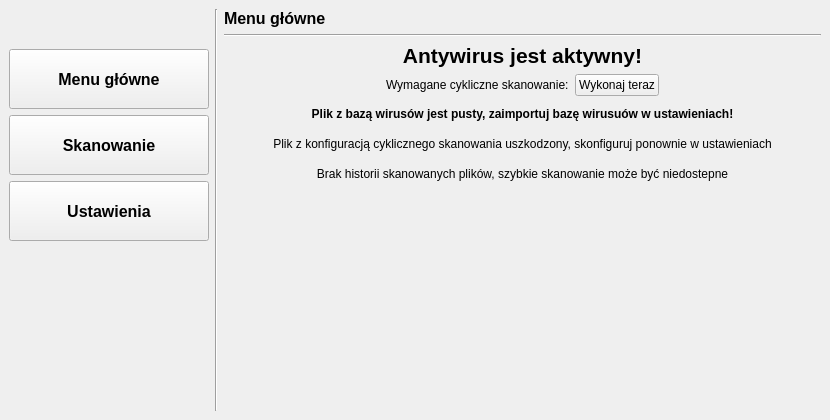
<?xml version="1.0" encoding="UTF-8"?>
<ui version="4.0">
 <class>MainWindow</class>
 <widget class="QMainWindow" name="MainWindow">
  <property name="geometry">
   <rect>
    <x>0</x>
    <y>0</y>
    <width>830</width>
    <height>420</height>
   </rect>
  </property>
  <property name="minimumSize">
   <size>
    <width>830</width>
    <height>420</height>
   </size>
  </property>
  <property name="windowTitle">
   <string>Antywirus</string>
  </property>
  <property name="autoFillBackground">
   <bool>false</bool>
  </property>
  <widget class="QWidget" name="centralwidget">
   <layout class="QHBoxLayout" name="horizontalLayout_13">
    <item>
     <layout class="QVBoxLayout" name="verticalLayout_5">
      <item>
       <spacer name="verticalSpacer">
        <property name="orientation">
         <enum>Qt::Vertical</enum>
        </property>
        <property name="sizeType">
         <enum>QSizePolicy::Fixed</enum>
        </property>
        <property name="sizeHint" stdset="0">
         <size>
          <width>20</width>
          <height>40</height>
         </size>
        </property>
       </spacer>
      </item>
      <item>
       <widget class="QPushButton" name="home_menu_button">
        <property name="minimumSize">
         <size>
          <width>200</width>
          <height>60</height>
         </size>
        </property>
        <property name="font">
         <font>
          <pointsize>12</pointsize>
          <bold>true</bold>
         </font>
        </property>
        <property name="text">
         <string>Menu główne</string>
        </property>
       </widget>
      </item>
      <item>
       <widget class="QPushButton" name="scan_menu_button">
        <property name="minimumSize">
         <size>
          <width>0</width>
          <height>60</height>
         </size>
        </property>
        <property name="font">
         <font>
          <pointsize>12</pointsize>
          <bold>true</bold>
         </font>
        </property>
        <property name="text">
         <string>Skanowanie</string>
        </property>
       </widget>
      </item>
      <item>
       <widget class="QPushButton" name="settings_menu_button">
        <property name="minimumSize">
         <size>
          <width>0</width>
          <height>60</height>
         </size>
        </property>
        <property name="font">
         <font>
          <pointsize>12</pointsize>
          <bold>true</bold>
         </font>
        </property>
        <property name="mouseTracking">
         <bool>false</bool>
        </property>
        <property name="text">
         <string>Ustawienia</string>
        </property>
       </widget>
      </item>
      <item>
       <spacer name="verticalSpacer_2">
        <property name="orientation">
         <enum>Qt::Vertical</enum>
        </property>
        <property name="sizeHint" stdset="0">
         <size>
          <width>20</width>
          <height>40</height>
         </size>
        </property>
       </spacer>
      </item>
     </layout>
    </item>
    <item>
     <widget class="Line" name="line">
      <property name="orientation">
       <enum>Qt::Vertical</enum>
      </property>
     </widget>
    </item>
    <item>
     <widget class="QStackedWidget" name="pages">
      <property name="minimumSize">
       <size>
        <width>0</width>
        <height>400</height>
       </size>
      </property>
      <property name="cursor">
       <cursorShape>ArrowCursor</cursorShape>
      </property>
      <property name="currentIndex">
       <number>0</number>
      </property>
      <widget class="QWidget" name="home">
       <layout class="QVBoxLayout" name="verticalLayout_7">
        <property name="leftMargin">
         <number>0</number>
        </property>
        <property name="topMargin">
         <number>0</number>
        </property>
        <property name="rightMargin">
         <number>0</number>
        </property>
        <property name="bottomMargin">
         <number>0</number>
        </property>
        <item>
         <widget class="QLabel" name="home_title">
          <property name="font">
           <font>
            <pointsize>12</pointsize>
            <bold>true</bold>
           </font>
          </property>
          <property name="text">
           <string>Menu główne</string>
          </property>
         </widget>
        </item>
        <item>
         <widget class="Line" name="line_4">
          <property name="orientation">
           <enum>Qt::Horizontal</enum>
          </property>
         </widget>
        </item>
        <item>
         <widget class="QLabel" name="label_4">
          <property name="font">
           <font>
            <pointsize>16</pointsize>
            <bold>true</bold>
           </font>
          </property>
          <property name="text">
           <string>Antywirus jest aktywny!</string>
          </property>
          <property name="alignment">
           <set>Qt::AlignCenter</set>
          </property>
         </widget>
        </item>
        <item>
         <widget class="QWidget" name="cyclic_scan_notification" native="true">
          <layout class="QVBoxLayout" name="verticalLayout_8">
           <property name="leftMargin">
            <number>0</number>
           </property>
           <property name="topMargin">
            <number>0</number>
           </property>
           <property name="rightMargin">
            <number>0</number>
           </property>
           <property name="bottomMargin">
            <number>0</number>
           </property>
           <item>
            <layout class="QHBoxLayout" name="horizontalLayout_11">
             <item>
              <spacer name="horizontalSpacer_12">
               <property name="orientation">
                <enum>Qt::Horizontal</enum>
               </property>
               <property name="sizeHint" stdset="0">
                <size>
                 <width>40</width>
                 <height>20</height>
                </size>
               </property>
              </spacer>
             </item>
             <item>
              <widget class="QLabel" name="label_5">
               <property name="palette">
                <palette>
                 <active>
                  <colorrole role="WindowText">
                   <brush brushstyle="SolidPattern">
                    <color alpha="255">
                     <red>184</red>
                     <green>134</green>
                     <blue>11</blue>
                    </color>
                   </brush>
                  </colorrole>
                 </active>
                 <inactive>
                  <colorrole role="WindowText">
                   <brush brushstyle="SolidPattern">
                    <color alpha="255">
                     <red>0</red>
                     <green>0</green>
                     <blue>0</blue>
                    </color>
                   </brush>
                  </colorrole>
                 </inactive>
                 <disabled>
                  <colorrole role="WindowText">
                   <brush brushstyle="SolidPattern">
                    <color alpha="255">
                     <red>120</red>
                     <green>120</green>
                     <blue>120</blue>
                    </color>
                   </brush>
                  </colorrole>
                 </disabled>
                </palette>
               </property>
               <property name="text">
                <string>Wymagane cykliczne skanowanie:</string>
               </property>
              </widget>
             </item>
             <item>
              <widget class="QPushButton" name="cyclic_scan_button">
               <property name="maximumSize">
                <size>
                 <width>16777215</width>
                 <height>16777215</height>
                </size>
               </property>
               <property name="text">
                <string>Wykonaj teraz</string>
               </property>
              </widget>
             </item>
             <item>
              <spacer name="horizontalSpacer_11">
               <property name="orientation">
                <enum>Qt::Horizontal</enum>
               </property>
               <property name="sizeHint" stdset="0">
                <size>
                 <width>40</width>
                 <height>20</height>
                </size>
               </property>
              </spacer>
             </item>
            </layout>
           </item>
          </layout>
         </widget>
        </item>
        <item>
         <widget class="QLabel" name="no_threats_notification">
          <property name="sizePolicy">
           <sizepolicy hsizetype="Expanding" vsizetype="Preferred">
            <horstretch>0</horstretch>
            <verstretch>0</verstretch>
           </sizepolicy>
          </property>
          <property name="minimumSize">
           <size>
            <width>0</width>
            <height>24</height>
           </size>
          </property>
          <property name="palette">
           <palette>
            <active>
             <colorrole role="WindowText">
              <brush brushstyle="SolidPattern">
               <color alpha="255">
                <red>255</red>
                <green>0</green>
                <blue>0</blue>
               </color>
              </brush>
             </colorrole>
            </active>
            <inactive>
             <colorrole role="WindowText">
              <brush brushstyle="SolidPattern">
               <color alpha="255">
                <red>0</red>
                <green>0</green>
                <blue>0</blue>
               </color>
              </brush>
             </colorrole>
            </inactive>
            <disabled>
             <colorrole role="WindowText">
              <brush brushstyle="SolidPattern">
               <color alpha="255">
                <red>120</red>
                <green>120</green>
                <blue>120</blue>
               </color>
              </brush>
             </colorrole>
            </disabled>
           </palette>
          </property>
          <property name="font">
           <font>
            <bold>true</bold>
           </font>
          </property>
          <property name="text">
           <string>Plik z bazą wirusów jest pusty, zaimportuj bazę wirusuów w ustawieniach!</string>
          </property>
          <property name="scaledContents">
           <bool>true</bool>
          </property>
          <property name="alignment">
           <set>Qt::AlignCenter</set>
          </property>
         </widget>
        </item>
        <item>
         <widget class="QLabel" name="cyclic_scan_settings_notification">
          <property name="sizePolicy">
           <sizepolicy hsizetype="Expanding" vsizetype="Preferred">
            <horstretch>0</horstretch>
            <verstretch>0</verstretch>
           </sizepolicy>
          </property>
          <property name="minimumSize">
           <size>
            <width>0</width>
            <height>24</height>
           </size>
          </property>
          <property name="palette">
           <palette>
            <active>
             <colorrole role="WindowText">
              <brush brushstyle="SolidPattern">
               <color alpha="255">
                <red>184</red>
                <green>134</green>
                <blue>11</blue>
               </color>
              </brush>
             </colorrole>
            </active>
            <inactive>
             <colorrole role="WindowText">
              <brush brushstyle="SolidPattern">
               <color alpha="255">
                <red>0</red>
                <green>0</green>
                <blue>0</blue>
               </color>
              </brush>
             </colorrole>
            </inactive>
            <disabled>
             <colorrole role="WindowText">
              <brush brushstyle="SolidPattern">
               <color alpha="255">
                <red>120</red>
                <green>120</green>
                <blue>120</blue>
               </color>
              </brush>
             </colorrole>
            </disabled>
           </palette>
          </property>
          <property name="text">
           <string>Plik z konfiguracją cyklicznego skanowania uszkodzony, skonfiguruj ponownie w ustawieniach</string>
          </property>
          <property name="alignment">
           <set>Qt::AlignCenter</set>
          </property>
         </widget>
        </item>
        <item>
         <widget class="QLabel" name="no_file_index_notification">
          <property name="sizePolicy">
           <sizepolicy hsizetype="Expanding" vsizetype="Preferred">
            <horstretch>0</horstretch>
            <verstretch>0</verstretch>
           </sizepolicy>
          </property>
          <property name="minimumSize">
           <size>
            <width>0</width>
            <height>24</height>
           </size>
          </property>
          <property name="palette">
           <palette>
            <active>
             <colorrole role="WindowText">
              <brush brushstyle="SolidPattern">
               <color alpha="255">
                <red>184</red>
                <green>134</green>
                <blue>11</blue>
               </color>
              </brush>
             </colorrole>
            </active>
            <inactive>
             <colorrole role="WindowText">
              <brush brushstyle="SolidPattern">
               <color alpha="255">
                <red>0</red>
                <green>0</green>
                <blue>0</blue>
               </color>
              </brush>
             </colorrole>
            </inactive>
            <disabled>
             <colorrole role="WindowText">
              <brush brushstyle="SolidPattern">
               <color alpha="255">
                <red>120</red>
                <green>120</green>
                <blue>120</blue>
               </color>
              </brush>
             </colorrole>
            </disabled>
           </palette>
          </property>
          <property name="text">
           <string>Brak historii skanowanych plików, szybkie skanowanie może być niedostepne</string>
          </property>
          <property name="alignment">
           <set>Qt::AlignCenter</set>
          </property>
         </widget>
        </item>
        <item>
         <spacer name="verticalSpacer_5">
          <property name="orientation">
           <enum>Qt::Vertical</enum>
          </property>
          <property name="sizeHint" stdset="0">
           <size>
            <width>20</width>
            <height>40</height>
           </size>
          </property>
         </spacer>
        </item>
       </layout>
      </widget>
      <widget class="QWidget" name="settings">
       <layout class="QVBoxLayout" name="verticalLayout">
        <property name="leftMargin">
         <number>0</number>
        </property>
        <property name="topMargin">
         <number>0</number>
        </property>
        <property name="rightMargin">
         <number>0</number>
        </property>
        <property name="bottomMargin">
         <number>0</number>
        </property>
        <item>
         <widget class="QLabel" name="home_title_2">
          <property name="font">
           <font>
            <pointsize>12</pointsize>
            <bold>true</bold>
           </font>
          </property>
          <property name="text">
           <string>Ustawienia</string>
          </property>
         </widget>
        </item>
        <item>
         <widget class="Line" name="line_3">
          <property name="orientation">
           <enum>Qt::Horizontal</enum>
          </property>
         </widget>
        </item>
        <item>
         <widget class="QScrollArea" name="scrollArea">
          <property name="frameShape">
           <enum>QFrame::NoFrame</enum>
          </property>
          <property name="verticalScrollBarPolicy">
           <enum>Qt::ScrollBarAlwaysOn</enum>
          </property>
          <property name="horizontalScrollBarPolicy">
           <enum>Qt::ScrollBarAsNeeded</enum>
          </property>
          <property name="widgetResizable">
           <bool>true</bool>
          </property>
          <widget class="QWidget" name="scrollAreaWidgetContents">
           <property name="geometry">
            <rect>
             <x>0</x>
             <y>0</y>
             <width>464</width>
             <height>413</height>
            </rect>
           </property>
           <layout class="QVBoxLayout" name="verticalLayout_4">
            <property name="leftMargin">
             <number>0</number>
            </property>
            <property name="topMargin">
             <number>0</number>
            </property>
            <property name="rightMargin">
             <number>6</number>
            </property>
            <property name="bottomMargin">
             <number>0</number>
            </property>
            <item>
             <widget class="QLabel" name="label">
              <property name="font">
               <font>
                <pointsize>12</pointsize>
               </font>
              </property>
              <property name="text">
               <string>Cykliczne skanowanie:</string>
              </property>
             </widget>
            </item>
            <item>
             <layout class="QHBoxLayout" name="horizontalLayout_10">
              <item>
               <widget class="QLabel" name="label_2">
                <property name="minimumSize">
                 <size>
                  <width>110</width>
                  <height>0</height>
                 </size>
                </property>
                <property name="text">
                 <string>Częstotliwość skanowania:</string>
                </property>
               </widget>
              </item>
              <item>
               <widget class="QComboBox" name="scan_frequency">
                <property name="minimumSize">
                 <size>
                  <width>120</width>
                  <height>0</height>
                 </size>
                </property>
               </widget>
              </item>
              <item>
               <spacer name="horizontalSpacer_9">
                <property name="orientation">
                 <enum>Qt::Horizontal</enum>
                </property>
                <property name="sizeHint" stdset="0">
                 <size>
                  <width>40</width>
                  <height>20</height>
                 </size>
                </property>
               </spacer>
              </item>
             </layout>
            </item>
            <item>
             <widget class="QWidget" name="cyclic_scan_settings" native="true">
              <layout class="QVBoxLayout" name="verticalLayout_6">
               <property name="spacing">
                <number>6</number>
               </property>
               <property name="leftMargin">
                <number>0</number>
               </property>
               <property name="topMargin">
                <number>0</number>
               </property>
               <property name="rightMargin">
                <number>0</number>
               </property>
               <property name="bottomMargin">
                <number>0</number>
               </property>
               <item>
                <widget class="QCheckBox" name="cyclic_fast_scan">
                 <property name="text">
                  <string>Szybkie skanowanie</string>
                 </property>
                </widget>
               </item>
               <item>
                <widget class="QLabel" name="label_3">
                 <property name="text">
                  <string>Katalogi i pliki, które mają być skanowane:</string>
                 </property>
                </widget>
               </item>
               <item>
                <widget class="QListWidget" name="cyclic_scan_paths">
                 <property name="sizePolicy">
                  <sizepolicy hsizetype="Expanding" vsizetype="Fixed">
                   <horstretch>0</horstretch>
                   <verstretch>0</verstretch>
                  </sizepolicy>
                 </property>
                 <property name="frameShape">
                  <enum>QFrame::NoFrame</enum>
                 </property>
                 <property name="editTriggers">
                  <set>QAbstractItemView::NoEditTriggers</set>
                 </property>
                </widget>
               </item>
               <item>
                <layout class="QHBoxLayout" name="horizontalLayout_5">
                 <item>
                  <widget class="QPushButton" name="add_path_cyclic">
                   <property name="text">
                    <string>Dodaj katalog/plik</string>
                   </property>
                  </widget>
                 </item>
                 <item>
                  <widget class="QPushButton" name="delete_path_cyclic">
                   <property name="text">
                    <string>Usuń katalog/plik</string>
                   </property>
                  </widget>
                 </item>
                </layout>
               </item>
              </layout>
             </widget>
            </item>
            <item>
             <widget class="QLabel" name="label_6">
              <property name="minimumSize">
               <size>
                <width>0</width>
                <height>40</height>
               </size>
              </property>
              <property name="font">
               <font>
                <pointsize>12</pointsize>
               </font>
              </property>
              <property name="text">
               <string>Baza wirusów:</string>
              </property>
              <property name="alignment">
               <set>Qt::AlignBottom|Qt::AlignLeading|Qt::AlignLeft</set>
              </property>
             </widget>
            </item>
            <item>
             <layout class="QHBoxLayout" name="horizontalLayout_12">
              <item>
               <widget class="QPushButton" name="load_threat_index">
                <property name="sizePolicy">
                 <sizepolicy hsizetype="Fixed" vsizetype="Fixed">
                  <horstretch>0</horstretch>
                  <verstretch>0</verstretch>
                 </sizepolicy>
                </property>
                <property name="text">
                 <string>Załaduj bazę wirusów</string>
                </property>
               </widget>
              </item>
              <item>
               <widget class="QLabel" name="load_threats_succes">
                <property name="palette">
                 <palette>
                  <active>
                   <colorrole role="WindowText">
                    <brush brushstyle="SolidPattern">
                     <color alpha="255">
                      <red>0</red>
                      <green>100</green>
                      <blue>0</blue>
                     </color>
                    </brush>
                   </colorrole>
                  </active>
                  <inactive>
                   <colorrole role="WindowText">
                    <brush brushstyle="SolidPattern">
                     <color alpha="255">
                      <red>0</red>
                      <green>0</green>
                      <blue>0</blue>
                     </color>
                    </brush>
                   </colorrole>
                  </inactive>
                  <disabled>
                   <colorrole role="WindowText">
                    <brush brushstyle="SolidPattern">
                     <color alpha="255">
                      <red>120</red>
                      <green>120</green>
                      <blue>120</blue>
                     </color>
                    </brush>
                   </colorrole>
                  </disabled>
                 </palette>
                </property>
                <property name="text">
                 <string>Pomyślnie załadowano bazę wirusów</string>
                </property>
               </widget>
              </item>
              <item>
               <widget class="QLabel" name="load_threats_failed">
                <property name="palette">
                 <palette>
                  <active>
                   <colorrole role="WindowText">
                    <brush brushstyle="SolidPattern">
                     <color alpha="255">
                      <red>255</red>
                      <green>0</green>
                      <blue>0</blue>
                     </color>
                    </brush>
                   </colorrole>
                  </active>
                  <inactive>
                   <colorrole role="WindowText">
                    <brush brushstyle="SolidPattern">
                     <color alpha="255">
                      <red>0</red>
                      <green>0</green>
                      <blue>0</blue>
                     </color>
                    </brush>
                   </colorrole>
                  </inactive>
                  <disabled>
                   <colorrole role="WindowText">
                    <brush brushstyle="SolidPattern">
                     <color alpha="255">
                      <red>120</red>
                      <green>120</green>
                      <blue>120</blue>
                     </color>
                    </brush>
                   </colorrole>
                  </disabled>
                 </palette>
                </property>
                <property name="text">
                 <string>Plik jest nieprawidłowy</string>
                </property>
               </widget>
              </item>
              <item>
               <spacer name="horizontalSpacer_13">
                <property name="orientation">
                 <enum>Qt::Horizontal</enum>
                </property>
                <property name="sizeHint" stdset="0">
                 <size>
                  <width>40</width>
                  <height>20</height>
                 </size>
                </property>
               </spacer>
              </item>
             </layout>
            </item>
            <item>
             <spacer name="verticalSpacer_4">
              <property name="orientation">
               <enum>Qt::Vertical</enum>
              </property>
              <property name="sizeHint" stdset="0">
               <size>
                <width>20</width>
                <height>40</height>
               </size>
              </property>
             </spacer>
            </item>
           </layout>
          </widget>
         </widget>
        </item>
        <item>
         <layout class="QHBoxLayout" name="horizontalLayout">
          <item>
           <spacer name="horizontalSpacer_10">
            <property name="orientation">
             <enum>Qt::Horizontal</enum>
            </property>
            <property name="sizeHint" stdset="0">
             <size>
              <width>40</width>
              <height>20</height>
             </size>
            </property>
           </spacer>
          </item>
          <item>
           <widget class="QPushButton" name="cancel_settings_button">
            <property name="text">
             <string>Anuluj</string>
            </property>
           </widget>
          </item>
          <item>
           <widget class="QPushButton" name="save_settings_button">
            <property name="text">
             <string>Zapisz</string>
            </property>
           </widget>
          </item>
         </layout>
        </item>
       </layout>
      </widget>
      <widget class="QWidget" name="scan">
       <property name="toolTipDuration">
        <number>-2</number>
       </property>
       <layout class="QVBoxLayout" name="verticalLayout_3">
        <property name="leftMargin">
         <number>0</number>
        </property>
        <property name="topMargin">
         <number>0</number>
        </property>
        <property name="rightMargin">
         <number>0</number>
        </property>
        <property name="bottomMargin">
         <number>0</number>
        </property>
        <item>
         <widget class="QLabel" name="scan_title">
          <property name="sizePolicy">
           <sizepolicy hsizetype="Preferred" vsizetype="Fixed">
            <horstretch>0</horstretch>
            <verstretch>0</verstretch>
           </sizepolicy>
          </property>
          <property name="font">
           <font>
            <pointsize>12</pointsize>
            <bold>true</bold>
           </font>
          </property>
          <property name="text">
           <string>Skanowanie</string>
          </property>
         </widget>
        </item>
        <item>
         <widget class="Line" name="line_2">
          <property name="orientation">
           <enum>Qt::Horizontal</enum>
          </property>
         </widget>
        </item>
        <item>
         <layout class="QHBoxLayout" name="horizontalLayout_7">
          <item>
           <widget class="QLineEdit" name="path">
            <property name="sizePolicy">
             <sizepolicy hsizetype="MinimumExpanding" vsizetype="Fixed">
              <horstretch>0</horstretch>
              <verstretch>0</verstretch>
             </sizepolicy>
            </property>
            <property name="minimumSize">
             <size>
              <width>300</width>
              <height>0</height>
             </size>
            </property>
            <property name="inputMask">
             <string/>
            </property>
            <property name="text">
             <string/>
            </property>
            <property name="placeholderText">
             <string>Podaj scieżkę pliku/katalogu do przeskanowania</string>
            </property>
           </widget>
          </item>
          <item>
           <widget class="QToolButton" name="path_button">
            <property name="text">
             <string>...</string>
            </property>
           </widget>
          </item>
          <item>
           <spacer name="horizontalSpacer_5">
            <property name="orientation">
             <enum>Qt::Horizontal</enum>
            </property>
            <property name="sizeType">
             <enum>QSizePolicy::Fixed</enum>
            </property>
            <property name="sizeHint" stdset="0">
             <size>
              <width>60</width>
              <height>20</height>
             </size>
            </property>
           </spacer>
          </item>
          <item>
           <widget class="QPushButton" name="scan_button">
            <property name="sizePolicy">
             <sizepolicy hsizetype="Fixed" vsizetype="Fixed">
              <horstretch>0</horstretch>
              <verstretch>0</verstretch>
             </sizepolicy>
            </property>
            <property name="text">
             <string>Skanuj</string>
            </property>
           </widget>
          </item>
          <item>
           <spacer name="horizontalSpacer_8">
            <property name="orientation">
             <enum>Qt::Horizontal</enum>
            </property>
            <property name="sizeType">
             <enum>QSizePolicy::Fixed</enum>
            </property>
            <property name="sizeHint" stdset="0">
             <size>
              <width>3</width>
              <height>20</height>
             </size>
            </property>
           </spacer>
          </item>
         </layout>
        </item>
        <item>
         <layout class="QHBoxLayout" name="horizontalLayout_8">
          <item>
           <widget class="QLabel" name="incorrect_path_label">
            <property name="enabled">
             <bool>true</bool>
            </property>
            <property name="styleSheet">
             <string notr="true">QLabel {color : red; }</string>
            </property>
            <property name="text">
             <string>Ścieżka jest nieprawidłowa, spróbuj ponownie</string>
            </property>
           </widget>
          </item>
          <item>
           <spacer name="horizontalSpacer_6">
            <property name="orientation">
             <enum>Qt::Horizontal</enum>
            </property>
            <property name="sizeHint" stdset="0">
             <size>
              <width>40</width>
              <height>20</height>
             </size>
            </property>
           </spacer>
          </item>
          <item>
           <widget class="QCheckBox" name="fast_scan">
            <property name="text">
             <string>Szybki skan</string>
            </property>
           </widget>
          </item>
          <item>
           <spacer name="horizontalSpacer_7">
            <property name="orientation">
             <enum>Qt::Horizontal</enum>
            </property>
            <property name="sizeType">
             <enum>QSizePolicy::Fixed</enum>
            </property>
            <property name="sizeHint" stdset="0">
             <size>
              <width>3</width>
              <height>20</height>
             </size>
            </property>
           </spacer>
          </item>
         </layout>
        </item>
        <item>
         <layout class="QHBoxLayout" name="horizontalLayout_9">
          <item>
           <widget class="QWidget" name="scanning_widget" native="true">
            <property name="enabled">
             <bool>true</bool>
            </property>
            <property name="sizePolicy">
             <sizepolicy hsizetype="Preferred" vsizetype="Expanding">
              <horstretch>0</horstretch>
              <verstretch>0</verstretch>
             </sizepolicy>
            </property>
            <property name="acceptDrops">
             <bool>false</bool>
            </property>
            <layout class="QVBoxLayout" name="verticalLayout_2">
             <property name="leftMargin">
              <number>0</number>
             </property>
             <property name="topMargin">
              <number>0</number>
             </property>
             <property name="rightMargin">
              <number>0</number>
             </property>
             <property name="bottomMargin">
              <number>0</number>
             </property>
             <item>
              <layout class="QHBoxLayout" name="horizontalLayout_6">
               <item>
                <widget class="QLabel" name="title_scanning">
                 <property name="font">
                  <font>
                   <pointsize>12</pointsize>
                   <bold>false</bold>
                  </font>
                 </property>
                 <property name="text">
                  <string>Trwa skanowanie</string>
                 </property>
                </widget>
               </item>
               <item>
                <spacer name="horizontalSpacer_4">
                 <property name="orientation">
                  <enum>Qt::Horizontal</enum>
                 </property>
                 <property name="sizeHint" stdset="0">
                  <size>
                   <width>40</width>
                   <height>20</height>
                  </size>
                 </property>
                </spacer>
               </item>
               <item>
                <widget class="QPushButton" name="cancel_button">
                 <property name="text">
                  <string>Anuluj</string>
                 </property>
                </widget>
               </item>
              </layout>
             </item>
             <item>
              <layout class="QHBoxLayout" name="horizontalLayout_2">
               <item>
                <widget class="QLabel" name="scanned_title">
                 <property name="text">
                  <string>Przeskanowane obiekty:</string>
                 </property>
                </widget>
               </item>
               <item>
                <widget class="QLabel" name="scanned_num">
                 <property name="text">
                  <string>0</string>
                 </property>
                </widget>
               </item>
               <item>
                <spacer name="horizontalSpacer">
                 <property name="orientation">
                  <enum>Qt::Horizontal</enum>
                 </property>
                 <property name="sizeHint" stdset="0">
                  <size>
                   <width>40</width>
                   <height>20</height>
                  </size>
                 </property>
                </spacer>
               </item>
              </layout>
             </item>
             <item>
              <layout class="QHBoxLayout" name="horizontalLayout_3">
               <item>
                <widget class="QLabel" name="duration_title">
                 <property name="text">
                  <string>Czas trwania:</string>
                 </property>
                </widget>
               </item>
               <item>
                <widget class="QLabel" name="duration">
                 <property name="text">
                  <string>00:00:00</string>
                 </property>
                </widget>
               </item>
               <item>
                <spacer name="horizontalSpacer_2">
                 <property name="orientation">
                  <enum>Qt::Horizontal</enum>
                 </property>
                 <property name="sizeHint" stdset="0">
                  <size>
                   <width>40</width>
                   <height>20</height>
                  </size>
                 </property>
                </spacer>
               </item>
              </layout>
             </item>
             <item>
              <layout class="QHBoxLayout" name="horizontalLayout_4">
               <item>
                <widget class="QLabel" name="threats_title">
                 <property name="text">
                  <string>Wykrytych zagrożeń:</string>
                 </property>
                </widget>
               </item>
               <item>
                <widget class="QLabel" name="threats_num">
                 <property name="text">
                  <string>0</string>
                 </property>
                </widget>
               </item>
               <item>
                <spacer name="horizontalSpacer_3">
                 <property name="orientation">
                  <enum>Qt::Horizontal</enum>
                 </property>
                 <property name="sizeHint" stdset="0">
                  <size>
                   <width>40</width>
                   <height>20</height>
                  </size>
                 </property>
                </spacer>
               </item>
              </layout>
             </item>
             <item>
              <widget class="QLabel" name="scanning_path">
               <property name="sizePolicy">
                <sizepolicy hsizetype="Expanding" vsizetype="Fixed">
                 <horstretch>0</horstretch>
                 <verstretch>0</verstretch>
                </sizepolicy>
               </property>
               <property name="minimumSize">
                <size>
                 <width>0</width>
                 <height>60</height>
                </size>
               </property>
               <property name="maximumSize">
                <size>
                 <width>16777215</width>
                 <height>16777215</height>
                </size>
               </property>
               <property name="text">
                <string/>
               </property>
              </widget>
             </item>
             <item>
              <widget class="QLabel" name="log_title">
               <property name="sizePolicy">
                <sizepolicy hsizetype="Expanding" vsizetype="Fixed">
                 <horstretch>0</horstretch>
                 <verstretch>0</verstretch>
                </sizepolicy>
               </property>
               <property name="text">
                <string>Dziennik skanowania:</string>
               </property>
              </widget>
             </item>
             <item>
              <widget class="QListWidget" name="log_list">
               <property name="sizePolicy">
                <sizepolicy hsizetype="Expanding" vsizetype="Expanding">
                 <horstretch>0</horstretch>
                 <verstretch>0</verstretch>
                </sizepolicy>
               </property>
               <property name="font">
                <font>
                 <kerning>true</kerning>
                </font>
               </property>
               <property name="frameShape">
                <enum>QFrame::NoFrame</enum>
               </property>
               <property name="frameShadow">
                <enum>QFrame::Sunken</enum>
               </property>
               <property name="midLineWidth">
                <number>0</number>
               </property>
               <property name="horizontalScrollBarPolicy">
                <enum>Qt::ScrollBarAsNeeded</enum>
               </property>
               <property name="sizeAdjustPolicy">
                <enum>QAbstractScrollArea::AdjustToContents</enum>
               </property>
               <property name="autoScroll">
                <bool>true</bool>
               </property>
               <property name="showDropIndicator" stdset="0">
                <bool>true</bool>
               </property>
               <property name="isWrapping" stdset="0">
                <bool>false</bool>
               </property>
               <property name="layoutMode">
                <enum>QListView::SinglePass</enum>
               </property>
              </widget>
             </item>
            </layout>
           </widget>
          </item>
          <item>
           <spacer name="verticalSpacer_3">
            <property name="orientation">
             <enum>Qt::Vertical</enum>
            </property>
            <property name="sizeType">
             <enum>QSizePolicy::Expanding</enum>
            </property>
            <property name="sizeHint" stdset="0">
             <size>
              <width>3</width>
              <height>40</height>
             </size>
            </property>
           </spacer>
          </item>
         </layout>
        </item>
       </layout>
      </widget>
     </widget>
    </item>
   </layout>
  </widget>
 </widget>
 <resources/>
 <connections/>
</ui>
